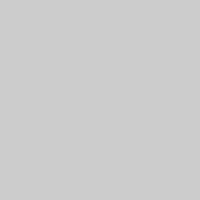
Frame 1 (no input)
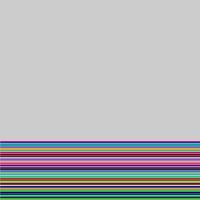
Frame 60 (the mouse pressed at the canvas centre just before this capture)
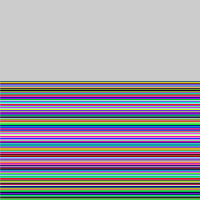
Frame 120 (the mouse held since frame 60 and released just before this capture)

The Processing sketch that drew these frames (run headless with seeded random() and noise(); from frame 60 on, the mouse is pressed at the canvas centre):

// Processing sketch: processing_109617
// ── processing_109617.pde

float yPos = 0.0;

void setup() {  // setup() runs once
  size(200, 200);
  frameRate(30);
}
 
void draw() {  // draw() loops forever, until stopped
//  background(204);
  yPos = yPos - 1.0;
  if (yPos < 0) {
    yPos = height;
  }
  stroke(random(255), random(255), random(255));
  line(0, yPos, width, yPos);
  
  //line(x1, y1, x2, y2)
 
}
